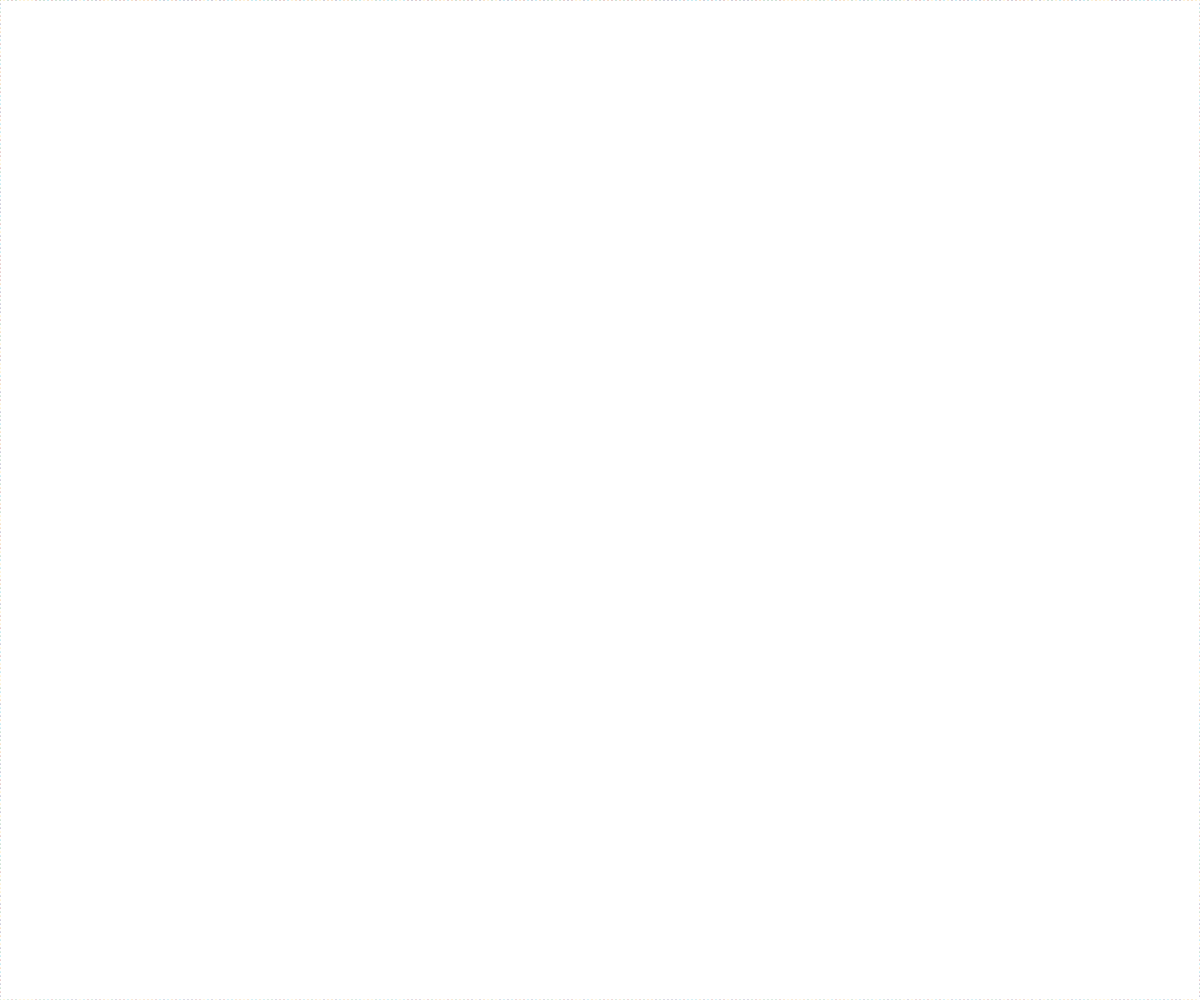
Frame 1 (no input)
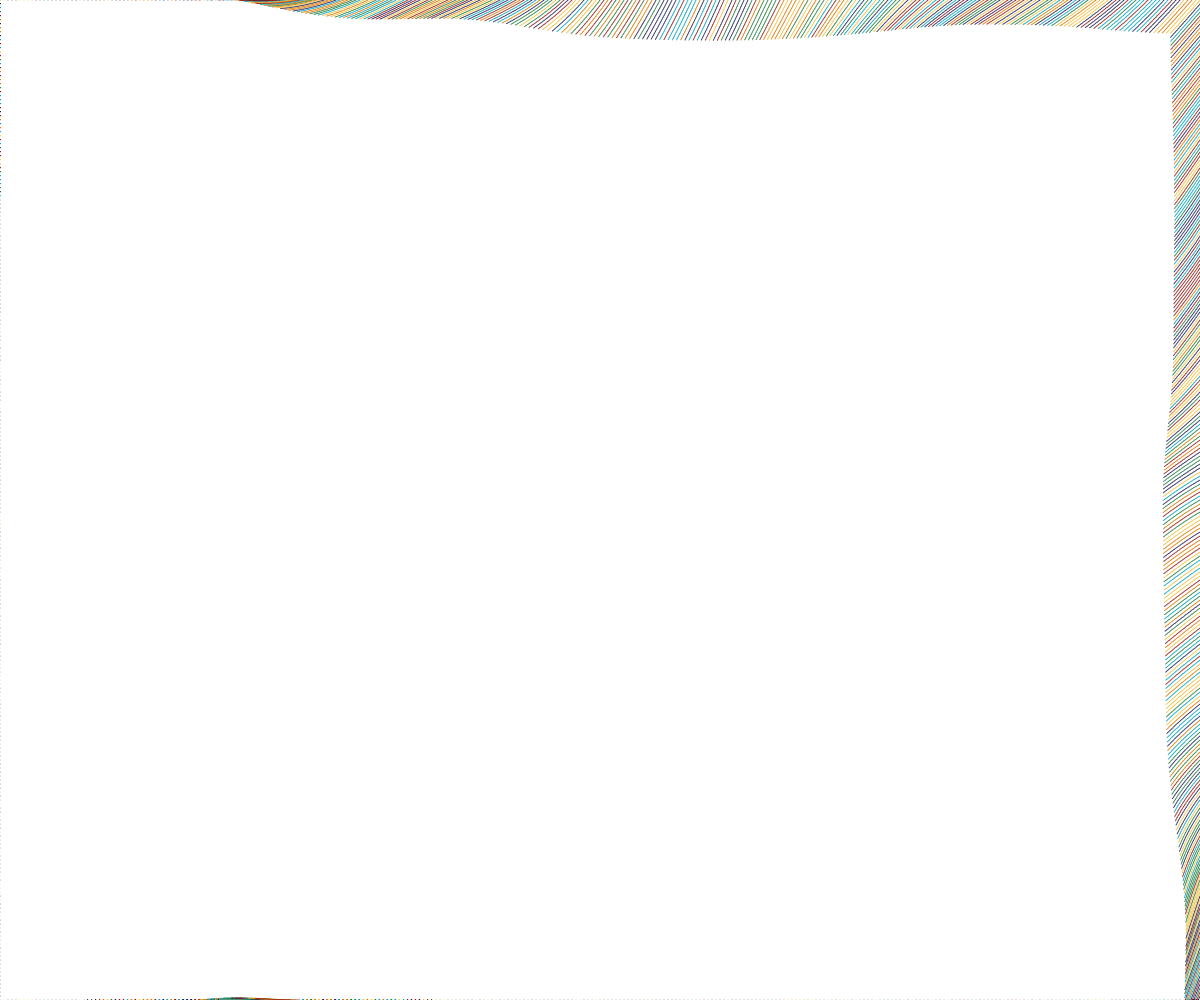
Frame 60 (no input)
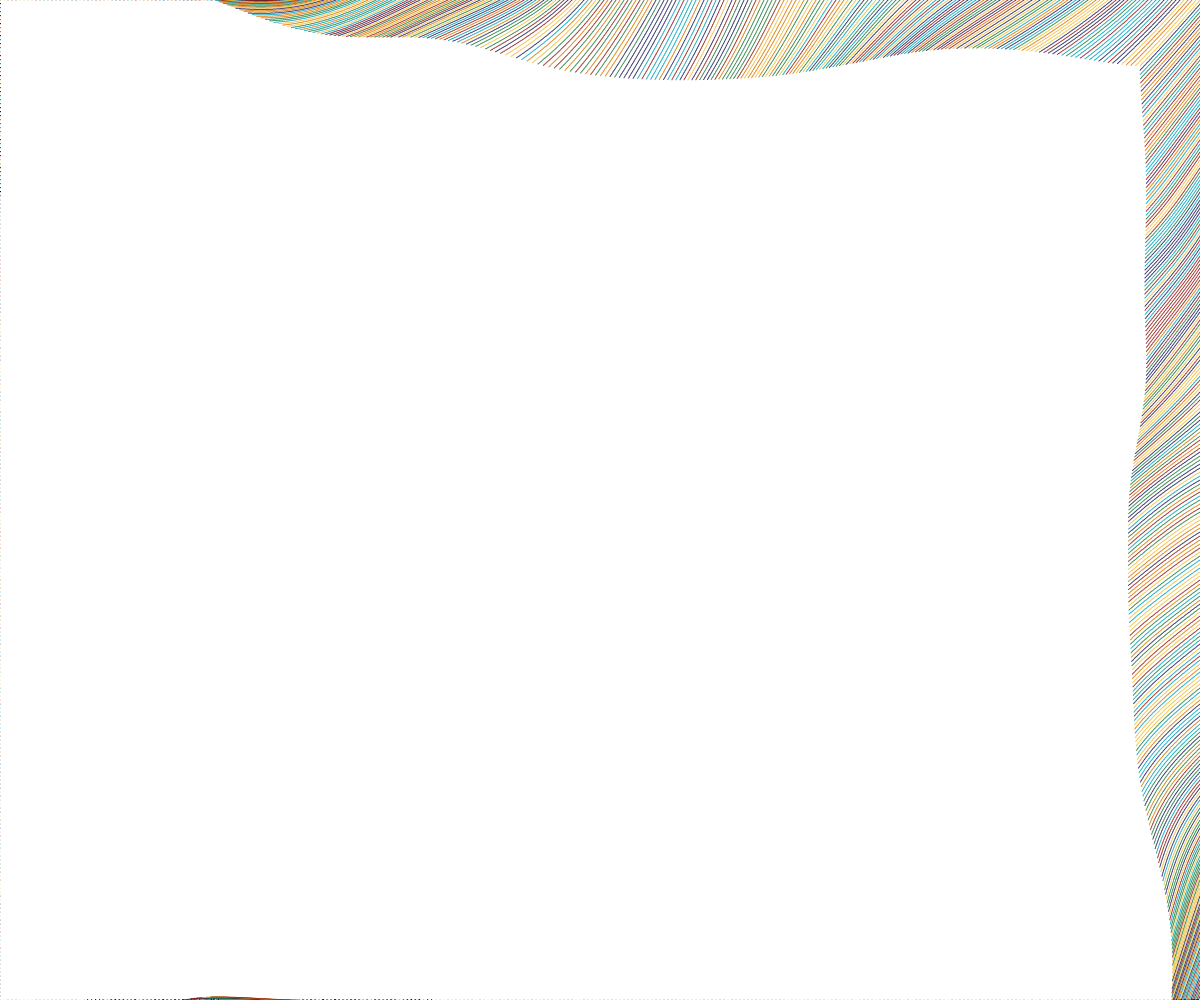
Frame 120 (the mouse pressed at the canvas centre since frame 60)

The p5.js sketch that drew these frames (run headless with seeded random() and noise() and a simulated clock; from frame 60 on, the mouse is pressed at the canvas centre):

// p5.js sketch
// ── sketch.js
let particles = [];
let n = 500;
let pal;
let squiggliness = 1/1000;
let lineStroke = 1;
let freq = 4;

function setup () {
  createCanvas(windowWidth, windowHeight);

  pal = ["#04a3bd", "#f0be3d", "#931e18", "#da7901", "#247d3f", "#20235b"]
  updateParticles();

  noStroke();
  background(255);
}

function draw (){
  for (let p of particles) {
    p.draw();
    p.move();
    p.stop();
  }
}

function updateParticles(){
  particles = [];
  for(let x = 0; x<width; x+=freq){
    let x_ = x;
    let s_ = lineStroke;
    let cNum = floor(random(pal.length))
    let c_ = color(pal[cNum])
    particles.push(new Particle(x_, 0, s_, c_));
    particles.push(new Particle(x_, height, s_, c_));
  }
  for(let y = 0; y< height; y+=freq){
    let y_ = y;
    let s_ = lineStroke;
    let cNum = floor(random(pal.length))
    let c_ = color(pal[cNum])
    particles.push(new Particle(0, y_, s_, c_));
    particles.push(new Particle(width, y_, s_, c_));
  }
}

class Particle {
  constructor(x, y, s, c){
    this.x = x;
    this.y = y;
    this.size = s;
    this.c = c;

    this.alpha = 70; 
    this.dist = 0.75;
  }
  move(){
    let theta = noise(this.x * squiggliness, this.y * squiggliness) * PI * 2;
    let v = p5.Vector.fromAngle(theta, this.dist) 
    this.x += v.x;
    this.y += v.y;
    this.alpha *= 1;
  }
  draw(){
    fill(this.c)
    ellipse(this.x, this.y, this.size)
  }
  stop(){
    if(this.x>width || this.x<0){
      this.dist = 0;
    }
    if(this.y>height || this.height<0){
      this.dist = 0;
    }
  }
}

function windowResized () {
  resizeCanvas(windowWidth, windowHeight);
}
